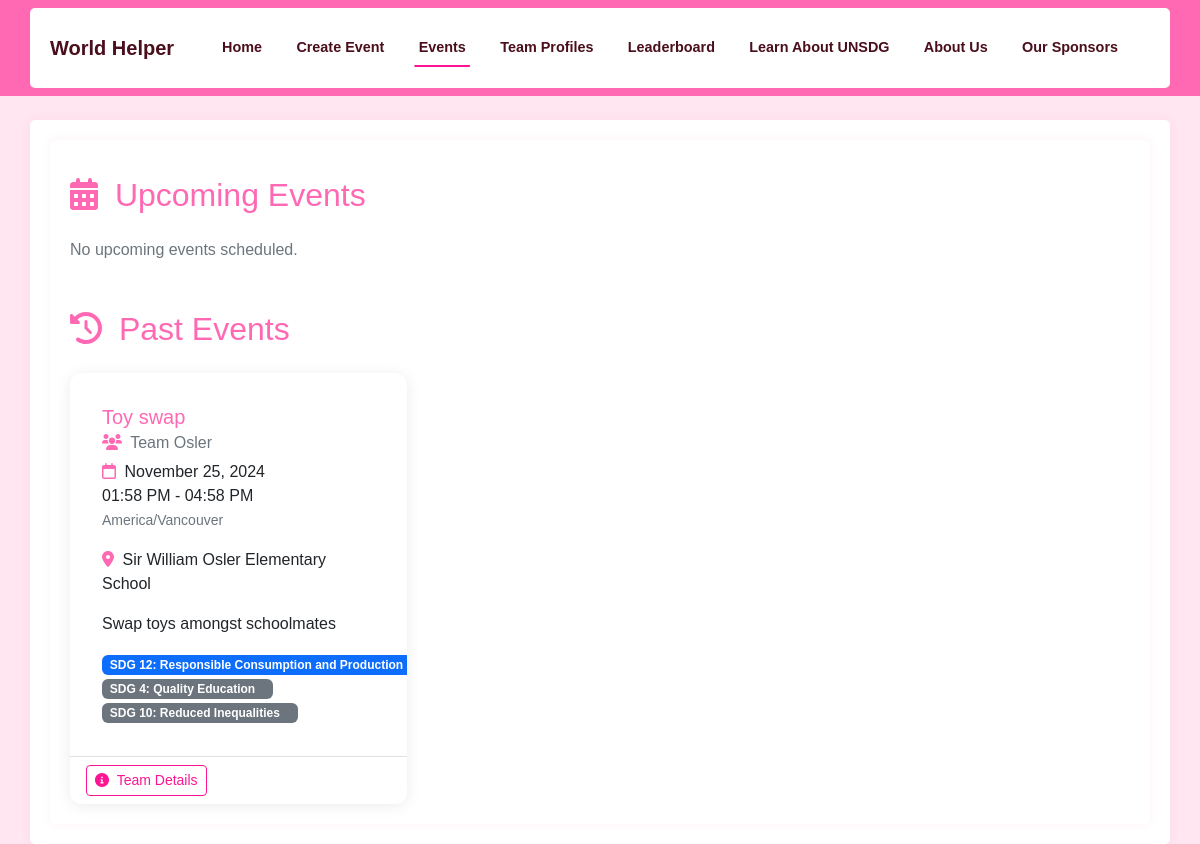
Before: /events with the older database file.
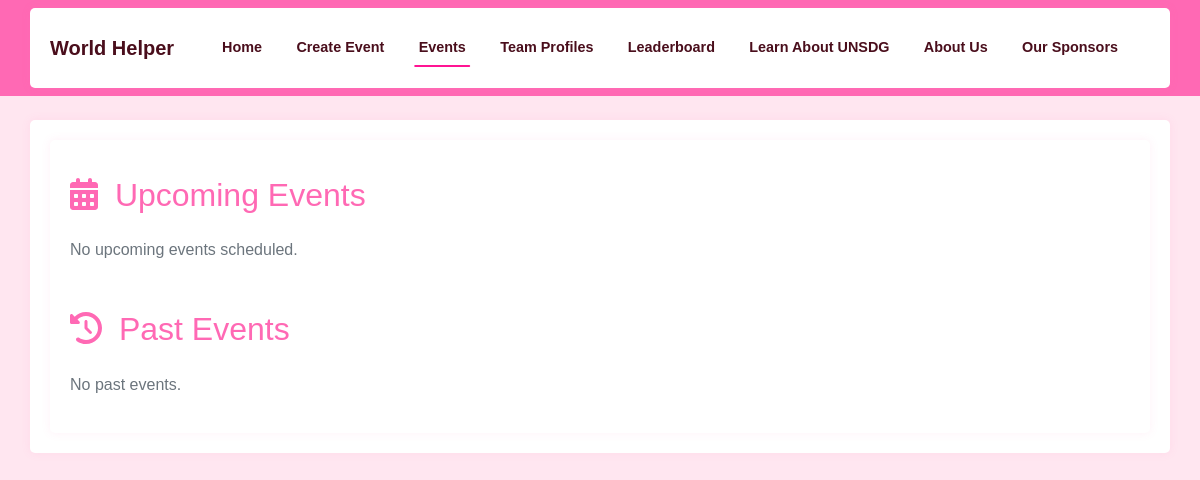
After: the same page with the newer database file.
### app/models.py (models this page shows)
class Event(db.Model):
    id = db.Column(db.Integer, primary_key=True)
    title = db.Column(db.String(100), nullable=False)
    description = db.Column(db.Text(1000))
    start_date = db.Column(db.DateTime, nullable=False)
    end_date = db.Column(db.DateTime, nullable=False)
    timezone = db.Column(db.String(50), nullable=False)
    location = db.Column(db.String(100))
    team_id = db.Column(db.Integer, db.ForeignKey('team.id'), nullable=False)
    sdg_goals = db.Column(JSONType)
    created_at = db.Column(db.DateTime, default=datetime.utcnow)

class Team(db.Model):
    id = db.Column(db.Integer, primary_key=True)
    team_phrase = db.Column(db.String(100), nullable=False)
    name = db.Column(db.String(64), nullable=False)
    members = db.relationship('TeamMember', backref='team', lazy='dynamic')
    events = db.relationship('Event', backref='team', lazy='dynamic')
    bingo_card = db.relationship('BingoCard', backref='team', uselist=False)

### app/main/routes.py (the view)
@bp.route('/events')
def events():
    from datetime import datetime
    import pytz
    all_events = Event.query.all()
    upcoming_events = []
    past_events = []
    now = datetime.utcnow()  # Get naive UTC time
    for event in all_events:
        event_tz = pytz.timezone(event.timezone)
        event_start = event_tz.localize(event.start_date).astimezone(pytz.UTC).replace(tzinfo=None)
        event_end = event_tz.localize(event.end_date).astimezone(pytz.UTC).replace(tzinfo=None)
        if event_start > now:
            upcoming_events.append(event)
        else:
            past_events.append(event)
    upcoming_events.sort(key=lambda x: x.start_date)
    past_events.sort(key=lambda x: x.start_date, reverse=True)
    return render_template('events.html',
                         upcoming_events=upcoming_events,
                         past_events=past_events,
                         SDG_DESCRIPTIONS=SDG_DESCRIPTIONS,
                         now=now)

### app/main/routes.py (called while the page is built)
@bp.context_processor
def utility_processor():
    return dict(SDG_DESCRIPTIONS=SDG_DESCRIPTIONS)

### app/models.py (called while the page is built)
    def process_result_value(self, value, dialect):
        if value is None:
            return None
        return json.loads(value)

### app/templates/events.html (shortened to what this page needs)
{% extends "base.html" %}
{% block content %}
<div class="container">
    <section class="mb-5">
        <h2 class="mb-4" style="color: #FF69B4;">
            <i class="fas fa-calendar-alt me-2"></i>
            Upcoming Events
        </h2>
        {% if upcoming_events %}
        <div class="row row-cols-1 row-cols-md-2 row-cols-lg-3 g-4">
            {% for event in upcoming_events %}
            <div class="col">
                <div class="card h-100">
                    <div class="card-body">
                        <div class="d-flex justify-content-between align-items-start">
                            <h5 class="card-title" style="color: #FF69B4;">{{ event.title }}</h5>
                            <button class="btn btn-outline-danger btn-sm"
                                    onclick="showDeleteEventModal('{{ event.id }}', '{{ event.title }}')">
                                <i class="fas fa-trash"></i>
                            </button>
                        </div>
                        <h6 class="card-subtitle mb-2 text-muted">
                            <i class="fas fa-users me-1" style="color: #FF69B4;"></i>
                            {{ event.team.name }}
                        </h6>
                        <p class="card-text">
                            <i class="far fa-calendar me-1" style="color: #FF69B4;"></i>
                            {% if event.start_date.date() == event.end_date.date() %}
                                {{ event.start_date.strftime('%B %d, %Y') }}<br>
                                {{ event.start_date.strftime('%I:%M %p') }} - {{ event.end_date.strftime('%I:%M %p') }}
                            {% else %}
                                {{ event.start_date.strftime('%B %d, %Y %I:%M %p') }} -<br>
                                {{ event.end_date.strftime('%B %d, %Y %I:%M %p') }}
                            {% endif %}
                            <br>
                            <small class="text-muted">{{ event.timezone }}</small>
                        </p>
                        {% if event.location %}
                        <p class="card-text">
                            <i class="fas fa-map-marker-alt me-1" style="color: #FF69B4;"></i>
                            {{ event.location }}
                        </p>
                        {% endif %}
                        {% if event.description %}
                        <p class="card-text">{{ event.description }}</p>
                        {% endif %}
                        {% if event.sdg_goals %}
                        <div class="mt-2">
                            {% for goal in event.sdg_goals.goals %}
                            <span class="badge {% if goal == event.sdg_goals.primary %}bg-primary{% else %}bg-secondary{% endif %} me-1">
                                SDG {{ goal }}: {{ SDG_DESCRIPTIONS[goal] }}
                            </span>
                            {% endfor %}
                        </div>
                        {% endif %}
                    </div>
                    <div class="card-footer bg-transparent border-top d-flex justify-content-between align-items-center">
                        <a href="{{ url_for('main.team', team_id=event.team_id) }}" class="btn btn-outline-pink btn-sm">
                            <i class="fas fa-info-circle me-1"></i> Team Details
                        </a>
                    </div>
                </div>
            </div>
            {% endfor %}
        </div>
        {% else %}
        <p class="text-muted">No upcoming events scheduled.</p>
        {% endif %}
    </section>
    <section>
        <h2 class="mb-4" style="color: #FF69B4;">
            <i class="fas fa-history me-2"></i>
            Past Events
        </h2>
        {% if past_events %}
        <div class="row row-cols-1 row-cols-md-2 row-cols-lg-3 g-4">
            {% for event in past_events %}
            <div class="col">
                <div class="card h-100">
                    <div class="card-body">
                        <h5 class="card-title" style="color: #FF69B4;">{{ event.title }}</h5>
                        <h6 class="card-subtitle mb-2 text-muted">
                            <i class="fas fa-users me-1" style="color: #FF69B4;"></i>
                            {{ event.team.name }}
                        </h6>
                        <p class="card-text">
                            <i class="far fa-calendar me-1" style="color: #FF69B4;"></i>
                            {% if event.start_date.date() == event.end_date.date() %}
                                {{ event.start_date.strftime('%B %d, %Y') }}<br>
                                {{ event.start_date.strftime('%I:%M %p') }} - {{ event.end_date.strftime('%I:%M %p') }}
                            {% else %}
                                {{ event.start_date.strftime('%B %d, %Y %I:%M %p') }} -<br>
                                {{ event.end_date.strftime('%B %d, %Y %I:%M %p') }}
                            {% endif %}
                            <br>
                            <small class="text-muted">{{ event.timezone }}</small>
                        </p>
                        {% if event.location %}
                        <p class="card-text">
                            <i class="fas fa-map-marker-alt me-1" style="color: #FF69B4;"></i>
                            {{ event.location }}
                        </p>
                        {% endif %}
                        {% if event.description %}
                        <p class="card-text">{{ event.description }}</p>
                        {% endif %}
                        {% if event.sdg_goals %}
                        <div class="mt-2">
                            {% for goal in event.sdg_goals.goals %}
                            <span class="badge {% if goal == event.sdg_goals.primary %}bg-primary{% else %}bg-secondary{% endif %} me-1">
                                SDG {{ goal }}: {{ SDG_DESCRIPTIONS[goal] }}
                            </span>
                            {% endfor %}
                        </div>
                        {% endif %}
                    </div>
                    <div class="card-footer bg-transparent border-top d-flex justify-content-between align-items-center">
                        <a href="{{ url_for('main.team', team_id=event.team_id) }}" class="btn btn-outline-pink btn-sm">
                            <i class="fas fa-info-circle me-1"></i> Team Details
                        </a>
                    </div>
                </div>
            </div>
            {% endfor %}
        </div>
        {% else %}
        <p class="text-muted">No past events.</p>
        {% endif %}
    </section>
</div>
{% endblock %}

### app/templates/base.html (shortened to what this page needs)
<!DOCTYPE html>
<html lang="en">
<head>
    <link rel="stylesheet" href="https://cdn.jsdelivr.net/npm/bootstrap@5.2.3/dist/css/bootstrap.min.css">
    <link rel="stylesheet" href="{{ url_for('static', filename='css/custom.css') }}">
    <link rel="stylesheet" href="https://cdnjs.cloudflare.com/ajax/libs/font-awesome/6.0.0/css/all.min.css">
    <link href="https://cdn.quilljs.com/1.3.6/quill.snow.css" rel="stylesheet">
</head>
<body>
    <nav class="navbar navbar-expand-lg navbar-dark">
        <div class="container">
            <a class="navbar-brand" href="{{ url_for('main.index') }}">World Helper</a>
            <div class="collapse navbar-collapse" id="navbarNav">
                <ul class="navbar-nav ms-auto">
                    <li class="nav-item">
                        <a class="nav-link {{ 'active' if request.endpoint == 'main.index' }}" href="{{ url_for('main.index') }}">Home</a>
                    </li>
                    <li class="nav-item">
                        <a class="nav-link {{ 'active' if request.endpoint == 'main.create_event' }}" href="{{ url_for('main.create_event') }}">Create Event</a>
                    </li>
                    <li class="nav-item">
                        <a class="nav-link {{ 'active' if request.endpoint == 'main.events' }}" href="{{ url_for('main.events') }}">Events</a>
                    </li>
                    <li class="nav-item">
                        <a class="nav-link {{ 'active' if request.endpoint == 'main.team_profiles' }}" href="{{ url_for('main.team_profiles') }}">Team Profiles</a>
                    </li>
                    <li class="nav-item">
                        <a class="nav-link {{ 'active' if request.endpoint == 'main.leaderboard' }}" href="{{ url_for('main.leaderboard') }}">Leaderboard</a>
                    </li>
                    <li class="nav-item">
                        <a class="nav-link {{ 'active' if request.endpoint == 'main.learn_unsdg' }}" href="{{ url_for('main.learn_unsdg') }}">Learn About UNSDG</a>
                    </li>
                    <li class="nav-item">
                        <a class="nav-link {{ 'active' if request.endpoint == 'main.about' }}" href="{{ url_for('main.about') }}">About Us</a>
                    </li>
                    <li class="nav-item">
                        <a class="nav-link {{ 'active' if request.endpoint == 'main.sponsors' }}" href="{{ url_for('main.sponsors') }}">Our Sponsors</a>
                    </li>
                </ul>
            </div>
        </div>
    </nav>
    <div class="container mt-4">
        {% block content %}{% endblock %}
    </div>
</body>
</html>

### app/static/css/custom.css (style rules this page uses)
:root { --pink-primary: #FF1493; --pink-secondary: #FF69B4; --pink-light: #FFE6F0; --pink-border: #FFCCE6; --pink-hover: #FF1493; --pink-dark: #4a0e1c; }
body { font-family: 'Arial', sans-serif; background-color: var(--pink-light); }
.navbar { background-color: var(--pink-secondary) !important; }
.navbar-brand, .nav-link { color: var(--pink-dark) !important; font-weight: bold; transition: color 0.3s ease; }
.container { background-color: #ffffff; border-radius: 5px; padding: 20px; box-shadow: 0 0 10px rgba(255, 105, 180, 0.1); }
.mb-5 { margin-bottom: 3rem !important; }
.collapse { transition: all 0.3s ease; }
.navbar-nav { width: 100%; display: flex; justify-content: space-between; align-items: center; padding: 0 1rem; }
.nav-item { text-align: center; margin: 0 0.3rem; }
.nav-link { font-size: 0.9rem; white-space: nowrap; padding: 0.5rem 0.7rem !important; }
.nav-link.active { position: relative; }
.nav-link.active::after { content: ''; position: absolute; bottom: 0; left: 50%; transform: translateX(-50%); width: 80%; height: 2px; background-color: var(--pink-primary); border-radius: 2px; }

Changed rows visible on the page:
removed Event: title "Toy swap", team.name "Team Osler", start_date "November 25, 2024", start_date "01:58 PM", end_date "04:58 PM", timezone "America/Vancouver", location "Sir William Osler Elementary School", description "Swap toys amongst schoolmates", goals "12" "4" "10", SDG_DESCRIPTIONS "Responsible Consumption and Production" "Quality Education" "Reduced Inequalities"
Other visible differences:
text now shown: "No past events."
